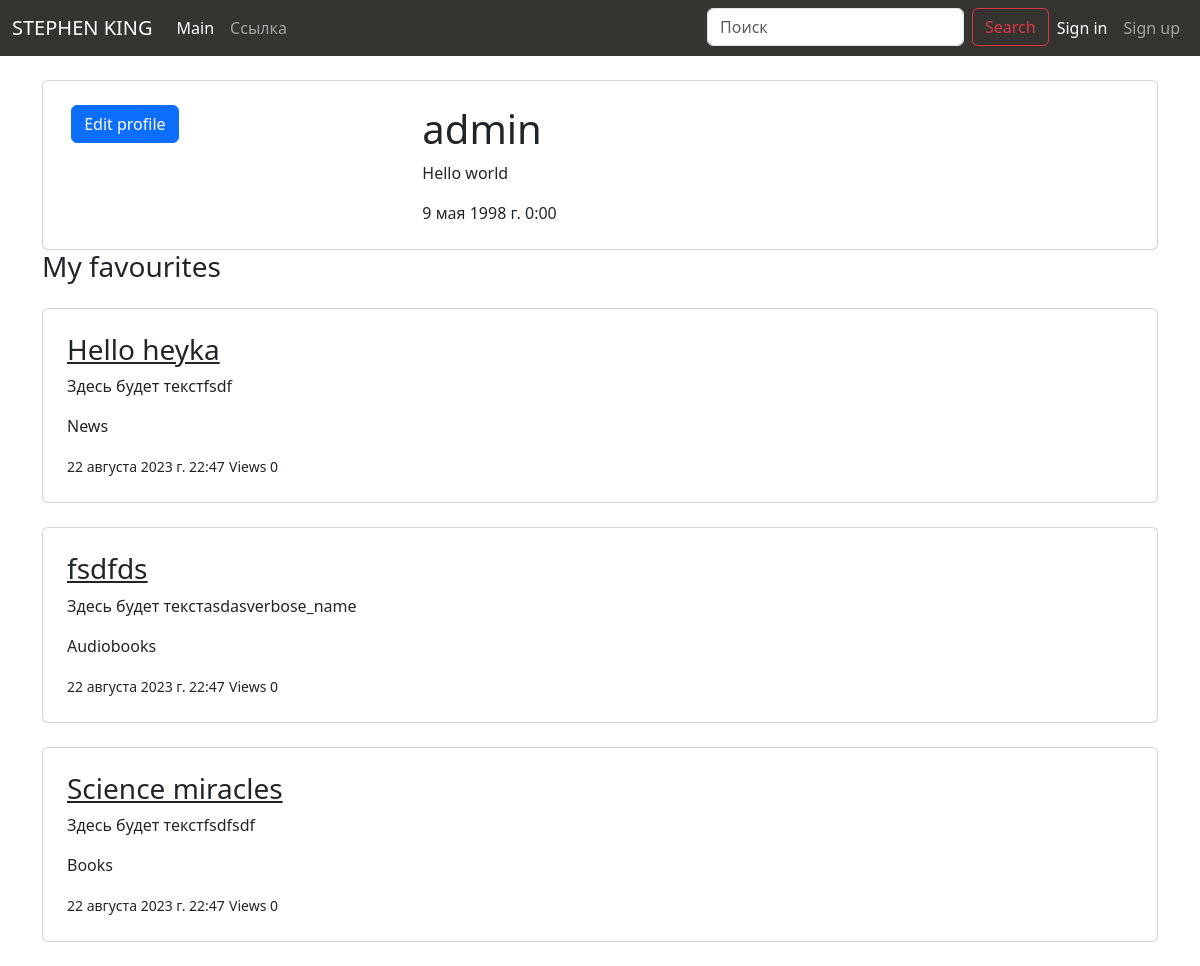
Page /profile/1/ on the committed database.
### blog/models.py (models this page shows, shortened)
class Profile(models.Model):
    user = models.OneToOneField(User,on_delete=models.CASCADE)
    profile_image = models.ImageField(upload_to='profiles',blank=True,null=True)
    bio = models.CharField(max_length = 255,verbose_name= 'Bio',blank=True,null=True)
    birth_date= models.DateTimeField(blank=True,null=True)
    def get_profile_image(self):
        if self.profile_image:
            try:
                return self.profile_image.url
            except:
                return 'https://static.vecteezy.com/system/resources/thumbnails/020/765/399/small/default-profile-account-unknown-icon-black-silhouette-free-vector.jpg'
        else:
            return 'https://static.vecteezy.com/system/resources/thumbnails/020/765/399/small/default-profile-account-unknown-icon-black-silhouette-free-vector.jpg'
    class Meta:
        verbose_name = 'Профиль'
        verbose_name_plural = 'Профили'

class  Article(models.Model):
    title = models.CharField(max_length=255, verbose_name='Заголовок статьи')
    description = models.TextField(default='Здесь будет текст',verbose_name="Описание")
    image = models.ImageField(upload_to='images/',blank=True,null=True,verbose_name="Изображение")
    views = models.PositiveIntegerField(default=0,verbose_name="Просмотры")
    created_at = models.DateTimeField(auto_now_add=True, verbose_name="Дата создания")
    updated_at = models.DateTimeField(auto_now=True,verbose_name="Дата обновления")
    category = models.ForeignKey(Category,on_delete=models.CASCADE,verbose_name="Категория")
    class Meta:
        verbose_name = 'Статья'
        verbose_name_plural = 'Статьи'

class Category(models.Model):
    title = models.CharField(max_length=255,verbose_name='Название категории')
    def __str__(self):
        return self.title
    class Meta:
        verbose_name = 'Категория'
        verbose_name_plural = 'Категории'

### blog/views.py (the view)
# urls.py: path('profile/<int:pk>/',profile_view,name='profile'),
def profile_view(request,pk):
    user = User.objects.get(pk=pk)
    profile = Profile.objects.get(user=user)
    favs = Favourite.objects.filter(user=user)
    articles = [i.article for i in favs]
    context = {
        'profile':profile,
        'title': 'Страница пользователя',
        'articles': articles
    }
    return render(request,'blog/profile.html',context)

### blog/templates/blog/profile.html (shortened to what this page needs)
{% extends 'base.html' %}
{% block main %}
<div class="container">
    <div class="card mt-4 p-4">
        <div class="d-flex justify-content-between">
            <div class="image col-4">
                <a href="{% url 'edit' profile.pk %}" class="btn btn-primary">Edit profile</a>
            </div>
            <div class="info col-8">
                <h1>{{ profile.user.username }}</h1>
                {% if profile.bio %}
                <p>{{ profile.bio }}</p>
                {% else %}
                <p>No information </p>
                {% endif %}
                 {% if profile.birth_date %}
                <time>{{ profile.birth_date }}</time>
                {% else %}
                <p>Date of birth not indicated </p>
                {% endif %}
            </div>
        </div>
    </div>
    <h3>My favourites</h3>
    {% for article in articles %}
        {% include 'blog/components/blog/_article_card.html' %}
    {% endfor %}
</div>
{% endblock main %}

### templates/base.html (shortened to what this page needs)
{% load static %}
<!doctype html>
<html lang="en">
<head>
    <link href="https://cdn.jsdelivr.net/npm/bootstrap@5.3.1/dist/css/bootstrap.min.css" rel="stylesheet">
    <link rel="stylesheet" href="{% static 'CSS/style.css'%}">
    <link rel="stylesheet" href="https://cdn.jsdelivr.net/npm/bootstrap-icons@1.10.3/font/bootstrap-icons.css">
</head>
<body>
<nav class=" navbar navbar-expand-lg navbar-dark" style="background-color: #363430">
  <div class="container-fluid">
    <a class="navbar-brand" href="{% url 'index' %}">STEPHEN KING</a>
    <div class="collapse navbar-collapse" id="navbarSupportedContent">
      <ul class="navbar-nav me-auto mb-2 mb-lg-0">
        <li class="nav-item">
          <a class="nav-link active" aria-current="page" href="{% url 'index' %}">Main</a>
        </li>
        <li class="nav-item">
          <a class="nav-link" href="#">Ссылка</a>
        </li>
      </ul>
      <ul class="navbar-nav mb-2 mb-lg-0">
          <li class="nav-item">
              <form class="d-flex" role="search">
                <input class="form-control me-2" type="search" placeholder="Поиск" aria-label="Поиск">
                <button class="btn btn-outline-danger" type="submit">Search</button>
              </form>
          </li>
        {% if not request.user.is_authenticated %}
        <li class="nav-item">
          <a class="nav-link active" aria-current="page" href="{% url 'login' %}">Sign in</a>
        </li>
        <li class="nav-item">
          <a class="nav-link" href="{% url 'register' %}">Sign up</a>
        </li>
         {% endif %}
      </ul>
    </div>
  </div>
</nav>
{% block main %}
{% endblock main %}
</body>
</html>

### blog/templates/blog/components/blog/_article_card.html (shortened to what this page needs)
{% load blog_tags %}
<div class="card mt-4 mb-4">
    <div class="d-flex justify-content-start">
      <div class="col-9 p-4">
          <a href="{% url 'article' article.pk %}" class="text-dark">
        <h3>{{article.title}}</h3>
          </a>
        <p> {{article.description|truncatewords:50 }}</p>
         <p>{{article.category}}</p>
        <span class="small">{{article.created_at}}</span>
        <span class="small">Views {{article.views}}</span>
      </div>
      </div>
    </div>

### rows in the picture
Profile: user.username "admin", bio "Hello world", birth_date "9 мая 1998 г. 0:00"
Article: title "Hello heyka", description "Здесь будет текстfsdf", category "News", created_at "22 августа 2023 г. 22:47", views "0"
Article: title "fsdfds", description "Здесь будет текстasdasverbose_name", category "Audiobooks", created_at "22 августа 2023 г. 22:47", views "0"
Article: title "Science miracles", description "Здесь будет текстfsdfsdf", category "Books", created_at "22 августа 2023 г. 22:47", views "0"
